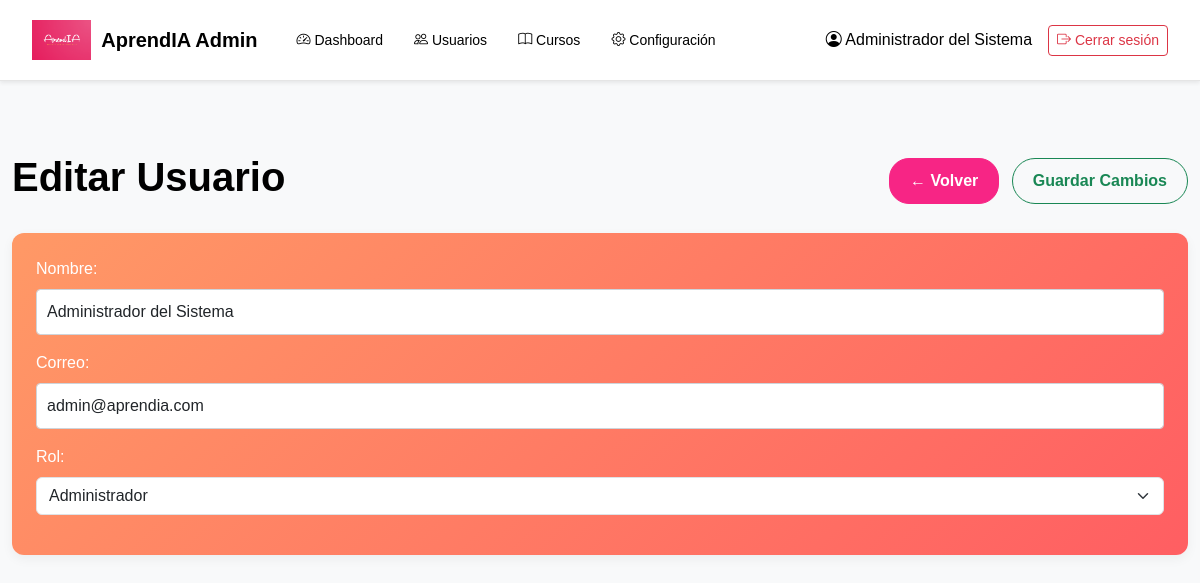
Screenshot of /admin/editar_usuario.php?id=1 (signed in) with the database file from the repository.
### tables this page shows
CREATE TABLE usuarios (
    id INT AUTO_INCREMENT PRIMARY KEY,
    nombre VARCHAR(255) NOT NULL,
    correo VARCHAR(191) UNIQUE NOT NULL,
    password VARCHAR(255) NOT NULL,
    rol ENUM('alumno', 'docente', 'admin') DEFAULT 'alumno',
    fecha_registro TIMESTAMP DEFAULT CURRENT_TIMESTAMP
);

### admin/editar_usuario.php (the view, shortened to what this page needs)
<?php
include '../includes/navbar.php';
$db = new Database();
$conn = $db->getConnection();
$id = (int)$_GET['id'];
$stmt = $conn->prepare("SELECT * FROM usuarios WHERE id = :id");
$stmt->bindParam(':id', $id);
$stmt->execute();
$usuario = $stmt->fetch(PDO::FETCH_ASSOC);
?>
<!DOCTYPE html>
<html lang="es">
<head>
    <link href="https://cdn.jsdelivr.net/npm/bootstrap@5.3.0/dist/css/bootstrap.min.css" rel="stylesheet">
    <link rel="stylesheet" href="https://cdn.jsdelivr.net/npm/bootstrap-icons@1.7.2/font/bootstrap-icons.css">
    <link href="../css/styles.css" rel="stylesheet">
</head>
    <body class="bg-light">
        <div class="container-fluid py-5">
            <div class="d-flex justify-content-between align-items-center mb-4">
                <h1>Editar Usuario</h1>
                    <div>
                        <a href="usuarios.php" class="btn btn-primary">
                            ← Volver</a>
                        <button type="submit" form="form-editar-usuario" class="btn btn-primary_simple btn-outline-success ms-2">
                            Guardar Cambios</button>
                    </div>
            </div>
            <div class="tabla-usuarios formulario p-4">
                <form id="form-editar-usuario" method="POST">
                    <div class="mb-3">
                        <label class="form-label">Nombre:</label>
                        <input type="text" name="nombre" value="<?= htmlspecialchars($usuario['nombre']) ?>" class="form-control" required>
                    </div>
                    <div class="mb-3">
                        <label class="form-label">Correo:</label>
                        <input type="email" name="correo" value="<?= htmlspecialchars($usuario['correo']) ?>" class="form-control" required>
                    </div>
                    <div class="mb-3">
                        <label class="form-label">Rol:</label>
                        <select name="rol" class="form-select" required>
                            <option value="admin" <?= $usuario['rol'] === 'admin' ? 'selected' : '' ?>>Administrador</option>
                        </select>
                    </div>
                </form>
            </div>
        </div>
    </body>
</html>

### css/styles.css (style rules this page uses)
:root { --primary-color: #E91E63; --background-color: #FFFFFF; --text-primary-color: #000000; --text-secondary-color: #6C757D; --input-border-color: #CED4DA; }
body { background-color: var(--background-color); font-family: 'Arial', sans-serif; color: var(--text-primary-color); }
.form-control { border: 1px solid var(--input-border-color); border-radius: 4px; padding: 10px; }
h1, h2 { color: var(--text-primary-color); font-weight: bold; }
.tabla-usuarios { background: #fff; border-radius: 12px; box-shadow: 0 4px 12px rgba(0, 0, 0, 0.05); overflow: hidden; }
.btn-primary { background-color: var(--primary-color); border-color: var(--primary-color); border-radius: 25px; padding: 10px 20px; font-weight: bold; text-transform: none; transition: all 0.3s ease; }
.btn-primary_simple { border-radius: 25px; padding: 10px 20px; font-weight: bold; text-transform: none; transition: all 0.3s ease; }
.btn-primary { border-radius: 20px; background-color: #f72585; border-color: #f72585; }
.formulario { background: linear-gradient(135deg, #ff9966 0%, #ff5e62 100%) !important; color: white; }

### rows the page displays
usuarios: nombre "Administrador del Sistema", correo "admin@aprendia.com", rol "Administrador"

### other values shown
Session::get('user_name') "Administrador del Sistema"
